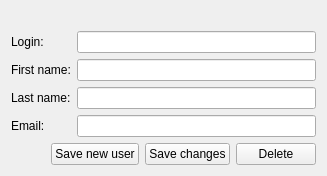
     <widget class="QWidget" name="user">
      <property name="action:readUser" stdset="0">
       <string>readUser user { id={users.userList.selected:0} }</string>
      </property>
      <property name="dataslot" stdset="0">
       <string>readUser,switchUser</string>
      </property>
      <property name="answer" stdset="0">
       <string>User user { id={main.objects.selected}; id2={main.content.users.userList.selected}; login {{main.content.user.login}}; firstName {{main.content.user.firstName}}; lastName {{main.content.user.lastName}}; email {{main.content.user.email}} }</string>
      </property>
      <property name="action:switchUser" stdset="0">
       <string>readUser user { id={main.objects.selected:0} }</string>
      </property>
      <layout class="QFormLayout" name="formLayout_2">
       <property name="fieldGrowthPolicy">
        <enum>QFormLayout::AllNonFixedFieldsGrow</enum>
       </property>
       <item row="1" column="0">
        <widget class="QLabel" name="label_15">
         <property name="text">
          <string>Login:</string>
         </property>
         <property name="buddy">
          <cstring>login</cstring>
         </property>
        </widget>
       </item>
       <item row="1" column="1">
        <widget class="QLineEdit" name="login">
         <property name="initialFocus" stdset="0">
          <bool>true</bool>
         </property>
        </widget>
       </item>
       <item row="2" column="0">
        <widget class="QLabel" name="label_11">
         <property name="text">
          <string>First name:</string>
         </property>
         <property name="buddy">
          <cstring>firstName</cstring>
         </property>
        </widget>
       </item>
       <item row="2" column="1">
        <widget class="QLineEdit" name="firstName"/>
       </item>
       <item row="3" column="0">
        <widget class="QLabel" name="label_12">
         <property name="text">
          <string>Last name:</string>
         </property>
         <property name="buddy">
          <cstring>lastName</cstring>
         </property>
        </widget>
       </item>
       <item row="3" column="1">
        <widget class="QLineEdit" name="lastName"/>
       </item>
       <item row="4" column="0">
        <widget class="QLabel" name="label_14">
         <property name="text">
          <string>Email:</string>
         </property>
         <property name="buddy">
          <cstring>email</cstring>
         </property>
        </widget>
       </item>
       <item row="4" column="1">
        <widget class="QLineEdit" name="email"/>
       </item>
       <item row="0" column="0">
        <widget class="QLabel" name="label_4">
         <property name="text">
          <string/>
         </property>
         <property name="pixmap">
          <pixmap resource="../wolfzilla.qrc">:/images/users.png</pixmap>
         </property>
        </widget>
       </item>
       <item row="5" column="0" colspan="2">
        <layout class="QHBoxLayout" name="horizontalLayout_2">
         <item>
          <spacer name="horizontalSpacer_2">
           <property name="orientation">
            <enum>Qt::Horizontal</enum>
           </property>
           <property name="sizeHint" stdset="0">
            <size>
             <width>40</width>
             <height>20</height>
            </size>
           </property>
          </spacer>
         </item>
         <item>
          <widget class="QPushButton" name="pushButton_6">
           <property name="text">
            <string>Save new user</string>
           </property>
           <property name="action" stdset="0">
            <string>updateUser user { id={main.content.users.userList.selected:?}; login {{main.content.user.login}}; firstName {{main.content.user.firstName}}; lastName {{main.content.user.lastName}}; email {{main.content.user.email}} }</string>
           </property>
           <property name="datasignal:clicked" stdset="0">
            <string>refreshUsers,showUserList</string>
           </property>
           <property name="state:visible" stdset="0">
            <string>{main.objects.selected}=0</string>
           </property>
          </widget>
         </item>
         <item>
          <widget class="QPushButton" name="pushButton">
           <property name="text">
            <string>Save changes</string>
           </property>
           <property name="action" stdset="0">
            <string>updateUser user { id={main.content.users.userList.selected:?}; login {{main.content.user.login}}; firstName {{main.content.user.firstName}}; lastName {{main.content.user.lastName}}; email {{main.content.user.email}} }</string>
           </property>
           <property name="datasignal:clicked" stdset="0">
            <string>refreshUsers,showUserList</string>
           </property>
           <property name="state:visible" stdset="0">
            <string>{main.objects.selected}&gt;0</string>
           </property>
          </widget>
         </item>
         <item>
          <widget class="QPushButton" name="deleteButton_4">
           <property name="text">
            <string>Delete</string>
           </property>
           <property name="form" stdset="0">
            <string>user_delete?id={main.content.users.userList.selected}</string>
           </property>
           <property name="state:visible" stdset="0">
            <string>{main.objects.selected}&gt;0</string>
           </property>
          </widget>
         </item>
        </layout>
       </item>
      </layout>
     </widget>
